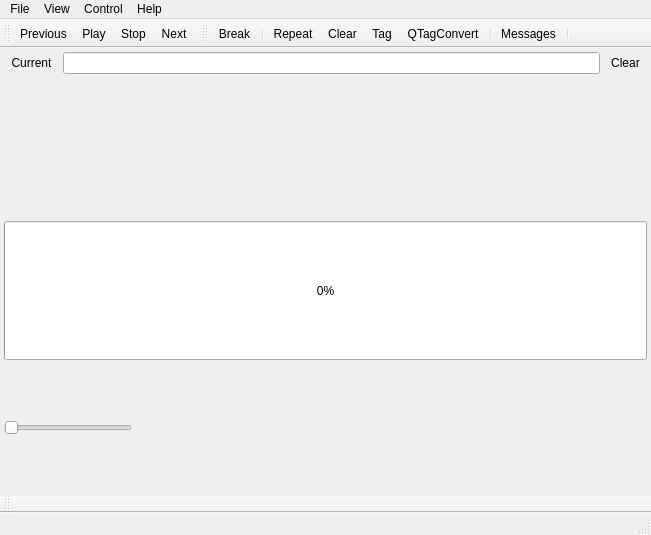
 <widget class="QMainWindow" name="CuberokClass">
  <property name="geometry">
   <rect>
    <x>0</x>
    <y>0</y>
    <width>651</width>
    <height>535</height>
   </rect>
  </property>
  <property name="windowTitle">
   <string>Cuberok</string>
  </property>
  <property name="windowIcon">
   <iconset resource="resource.qrc">
    <normaloff>:/icons/cuberok.png</normaloff>:/icons/cuberok.png</iconset>
  </property>
  <property name="dockNestingEnabled">
   <bool>true</bool>
  </property>
  <property name="dockOptions">
   <set>QMainWindow::AllowNestedDocks|QMainWindow::AllowTabbedDocks|QMainWindow::AnimatedDocks|QMainWindow::VerticalTabs</set>
  </property>
  <property name="unifiedTitleAndToolBarOnMac">
   <bool>true</bool>
  </property>
  <widget class="QWidget" name="centralwidget">
   <layout class="QVBoxLayout">
    <property name="spacing">
     <number>4</number>
    </property>
    <property name="margin">
     <number>4</number>
    </property>
    <item>
     <widget class="QFrame" name="frame">
      <property name="frameShape">
       <enum>QFrame::NoFrame</enum>
      </property>
      <property name="frameShadow">
       <enum>QFrame::Plain</enum>
      </property>
      <layout class="QHBoxLayout" name="horizontalLayout">
       <property name="spacing">
        <number>4</number>
       </property>
       <property name="margin">
        <number>0</number>
       </property>
       <item>
        <widget class="QToolButton" name="toolButton_findCurrent">
         <property name="toolTip">
          <string>Find current song</string>
         </property>
         <property name="statusTip">
          <string>Find now playing song</string>
         </property>
         <property name="text">
          <string>Current</string>
         </property>
         <property name="icon">
          <iconset resource="resource.qrc">
           <normaloff>:/icons/next.png</normaloff>:/icons/next.png</iconset>
         </property>
         <property name="autoRaise">
          <bool>true</bool>
         </property>
        </widget>
       </item>
       <item>
        <widget class="QLineEdit" name="filterLineEdit2">
         <property name="toolTip">
          <string>Enter search substring</string>
         </property>
         <property name="statusTip">
          <string>Enter search substring</string>
         </property>
        </widget>
       </item>
       <item>
        <widget class="QToolButton" name="filterClearButton">
         <property name="toolTip">
          <string>Reset filter</string>
         </property>
         <property name="statusTip">
          <string>Reset filter</string>
         </property>
         <property name="text">
          <string>Clear</string>
         </property>
         <property name="icon">
          <iconset resource="resource.qrc">
           <normaloff>:/icons/clear_filter.png</normaloff>:/icons/clear_filter.png</iconset>
         </property>
         <property name="autoRaise">
          <bool>true</bool>
         </property>
        </widget>
       </item>
      </layout>
     </widget>
    </item>
    <item>
     <widget class="PlaylistContainer" name="listView" native="true">
      <property name="sizePolicy">
       <sizepolicy hsizetype="Expanding" vsizetype="Expanding">
        <horstretch>0</horstretch>
        <verstretch>0</verstretch>
       </sizepolicy>
      </property>
      <property name="contextMenuPolicy">
       <enum>Qt::ActionsContextMenu</enum>
      </property>
      <property name="acceptDrops">
       <bool>true</bool>
      </property>
      <property name="dragEnabled" stdset="0">
       <bool>true</bool>
      </property>
      <property name="sortingEnabled" stdset="0">
       <bool>true</bool>
      </property>
      <property name="batchSize" stdset="0">
       <number>100</number>
      </property>
      <addaction name="actionNewPlaylist"/>
      <addaction name="actionLoadPlaylist"/>
      <addaction name="actionSavePlaylist"/>
      <addaction name="actionClosePlaylist"/>
     </widget>
    </item>
    <item>
     <widget class="ProgressBar" name="progressBar">
      <property name="sizePolicy">
       <sizepolicy hsizetype="Expanding" vsizetype="Expanding">
        <horstretch>0</horstretch>
        <verstretch>0</verstretch>
       </sizepolicy>
      </property>
      <property name="minimumSize">
       <size>
        <width>16</width>
        <height>16</height>
       </size>
      </property>
      <property name="maximum">
       <number>1000</number>
      </property>
      <property name="value">
       <number>0</number>
      </property>
      <property name="alignment">
       <set>Qt::AlignCenter</set>
      </property>
     </widget>
    </item>
    <item>
     <widget class="QSlider" name="volumeSlider">
      <property name="sizePolicy">
       <sizepolicy hsizetype="Preferred" vsizetype="Expanding">
        <horstretch>0</horstretch>
        <verstretch>0</verstretch>
       </sizepolicy>
      </property>
      <property name="minimumSize">
       <size>
        <width>16</width>
        <height>16</height>
       </size>
      </property>
      <property name="maximumSize">
       <size>
        <width>128</width>
        <height>128</height>
       </size>
      </property>
      <property name="maximum">
       <number>100</number>
      </property>
      <property name="orientation">
       <enum>Qt::Horizontal</enum>
      </property>
     </widget>
    </item>
   </layout>
  </widget>
  <widget class="QMenuBar" name="menubar">
   <property name="geometry">
    <rect>
     <x>0</x>
     <y>0</y>
     <width>651</width>
     <height>18</height>
    </rect>
   </property>
   <property name="defaultUp">
    <bool>false</bool>
   </property>
   <widget class="QMenu" name="menuFile">
    <property name="tearOffEnabled">
     <bool>true</bool>
    </property>
    <property name="title">
     <string>File</string>
    </property>
    <property name="separatorsCollapsible">
     <bool>true</bool>
    </property>
    <addaction name="actionOpenUrl"/>
    <addaction name="actionNewPlaylist"/>
    <addaction name="actionLoadPlaylist"/>
    <addaction name="actionSavePlaylist"/>
    <addaction name="actionClosePlaylist"/>
    <addaction name="actionSettings"/>
    <addaction name="separator"/>
    <addaction name="actionExit"/>
   </widget>
   <widget class="QMenu" name="menuHelp">
    <property name="tearOffEnabled">
     <bool>true</bool>
    </property>
    <property name="title">
     <string>Help</string>
    </property>
    <property name="separatorsCollapsible">
     <bool>true</bool>
    </property>
    <addaction name="actionAbout"/>
    <addaction name="actionAboutQt"/>
    <addaction name="actionHelp"/>
    <addaction name="actionCuberok_online"/>
   </widget>
   <widget class="QMenu" name="menuControl">
    <property name="tearOffEnabled">
     <bool>true</bool>
    </property>
    <property name="title">
     <string>Control</string>
    </property>
    <property name="separatorsCollapsible">
     <bool>true</bool>
    </property>
    <addaction name="actionPrev"/>
    <addaction name="actionPlayPause"/>
    <addaction name="actionStop"/>
    <addaction name="actionNext"/>
    <addaction name="separator"/>
    <addaction name="separator"/>
    <addaction name="actionClear_playlist"/>
   </widget>
   <widget class="QMenu" name="menuView">
    <property name="tearOffEnabled">
     <bool>true</bool>
    </property>
    <property name="title">
     <string>View</string>
    </property>
    <property name="separatorsCollapsible">
     <bool>true</bool>
    </property>
    <widget class="QMenu" name="menuColumns">
     <property name="tearOffEnabled">
      <bool>true</bool>
     </property>
     <property name="title">
      <string>Columns</string>
     </property>
     <property name="separatorsCollapsible">
      <bool>true</bool>
     </property>
     <addaction name="actionViewQueue"/>
     <addaction name="actionViewNumber"/>
     <addaction name="actionViewFile"/>
     <addaction name="actionViewTrack"/>
     <addaction name="actionViewTitle"/>
     <addaction name="actionViewArtist"/>
     <addaction name="actionViewAlbum"/>
     <addaction name="actionViewGenre"/>
     <addaction name="actionViewYear"/>
     <addaction name="actionViewComment"/>
     <addaction name="actionViewLength"/>
     <addaction name="actionViewRating"/>
    </widget>
    <addaction name="menuColumns"/>
    <addaction name="actionLookFeel"/>
    <addaction name="actionConsole"/>
    <addaction name="separator"/>
   </widget>
   <addaction name="menuFile"/>
   <addaction name="menuView"/>
   <addaction name="menuControl"/>
   <addaction name="menuHelp"/>
  </widget>
  <widget class="QStatusBar" name="statusbar"/>
  <widget class="QToolBar" name="toolBar">
   <property name="windowTitle">
    <string>Playing Controls</string>
   </property>
   <attribute name="toolBarArea">
    <enum>TopToolBarArea</enum>
   </attribute>
   <attribute name="toolBarBreak">
    <bool>false</bool>
   </attribute>
   <addaction name="actionPrev"/>
   <addaction name="actionPlayPause"/>
   <addaction name="actionStop"/>
   <addaction name="actionNext"/>
  </widget>
  <widget class="QToolBar" name="toolBar_2">
   <property name="windowTitle">
    <string>Playlist Controls</string>
   </property>
   <attribute name="toolBarArea">
    <enum>TopToolBarArea</enum>
   </attribute>
   <attribute name="toolBarBreak">
    <bool>false</bool>
   </attribute>
   <addaction name="actionBreak"/>
   <addaction name="separator"/>
   <addaction name="actionRepeat"/>
   <addaction name="actionClear_playlist"/>
   <addaction name="actionEditTag"/>
   <addaction name="actionQTagConvert"/>
   <addaction name="separator"/>
   <addaction name="actionConsole"/>
   <addaction name="separator"/>
  </widget>
  <widget class="QToolBar" name="toolBar_3">
   <property name="windowTitle">
    <string>Track Controls</string>
   </property>
   <attribute name="toolBarArea">
    <enum>BottomToolBarArea</enum>
   </attribute>
   <attribute name="toolBarBreak">
    <bool>false</bool>
   </attribute>
  </widget>
  <action name="actionAbout">
   <property name="icon">
    <iconset resource="resource.qrc">
     <normaloff>:/icons/cuberok.png</normaloff>:/icons/cuberok.png</iconset>
   </property>
   <property name="text">
    <string>About</string>
   </property>
   <property name="statusTip">
    <string>About dialog</string>
   </property>
   <property name="shortcut">
    <string>Alt+F1</string>
   </property>
   <property name="shortcutContext">
    <enum>Qt::ApplicationShortcut</enum>
   </property>
   <property name="menuRole">
    <enum>QAction::AboutRole</enum>
   </property>
  </action>
  <action name="actionBreak">
   <property name="checkable">
    <bool>false</bool>
   </property>
   <property name="icon">
    <iconset resource="resource.qrc">
     <normaloff>:/icons/star.png</normaloff>:/icons/star.png</iconset>
   </property>
   <property name="text">
    <string>Break</string>
   </property>
   <property name="statusTip">
    <string>Cancel task</string>
   </property>
  </action>
  <action name="actionPrev">
   <property name="icon">
    <iconset resource="resource.qrc">
     <normaloff>:/icons/butt_backward.png</normaloff>:/icons/butt_backward.png</iconset>
   </property>
   <property name="text">
    <string>Previous</string>
   </property>
   <property name="iconText">
    <string>Previous</string>
   </property>
   <property name="toolTip">
    <string>Previous track</string>
   </property>
   <property name="statusTip">
    <string>Previous track</string>
   </property>
   <property name="shortcut">
    <string>Alt+Z</string>
   </property>
   <property name="shortcutContext">
    <enum>Qt::ApplicationShortcut</enum>
   </property>
  </action>
  <action name="actionNext">
   <property name="icon">
    <iconset resource="resource.qrc">
     <normaloff>:/icons/butt_forward.png</normaloff>:/icons/butt_forward.png</iconset>
   </property>
   <property name="text">
    <string>Next</string>
   </property>
   <property name="iconText">
    <string>Next</string>
   </property>
   <property name="toolTip">
    <string>Next track</string>
   </property>
   <property name="statusTip">
    <string>Next track</string>
   </property>
   <property name="shortcut">
    <string>Alt+V</string>
   </property>
   <property name="shortcutContext">
    <enum>Qt::ApplicationShortcut</enum>
   </property>
  </action>
  <action name="actionPlayPause">
   <property name="icon">
    <iconset resource="resource.qrc">
     <normaloff>:/icons/butt_play.png</normaloff>:/icons/butt_play.png</iconset>
   </property>
   <property name="text">
    <string>Play</string>
   </property>
   <property name="iconText">
    <string>Play</string>
   </property>
   <property name="toolTip">
    <string>Play track</string>
   </property>
   <property name="statusTip">
    <string>Play track</string>
   </property>
   <property name="shortcut">
    <string>Alt+X</string>
   </property>
   <property name="shortcutContext">
    <enum>Qt::ApplicationShortcut</enum>
   </property>
  </action>
  <action name="actionExit">
   <property name="icon">
    <iconset resource="resource.qrc">
     <normaloff>:/icons/quit.png</normaloff>:/icons/quit.png</iconset>
   </property>
   <property name="text">
    <string>Exit</string>
   </property>
   <property name="statusTip">
    <string>Close the program</string>
   </property>
   <property name="shortcut">
    <string>Ctrl+Q</string>
   </property>
  </action>
  <action name="actionClear_playlist">
   <property name="icon">
    <iconset resource="resource.qrc">
     <normaloff>:/icons/clearlist.png</normaloff>:/icons/clearlist.png</iconset>
   </property>
   <property name="text">
    <string>Clear playlist</string>
   </property>
   <property name="iconText">
    <string>Clear</string>
   </property>
   <property name="statusTip">
    <string>Clear playlist</string>
   </property>
   <property name="shortcut">
    <string>Ctrl+L</string>
   </property>
  </action>
  <action name="actionViewFile">
   <property name="checkable">
    <bool>true</bool>
   </property>
   <property name="checked">
    <bool>false</bool>
   </property>
   <property name="text">
    <string>File</string>
   </property>
  </action>
  <action name="actionViewTrack">
   <property name="checkable">
    <bool>true</bool>
   </property>
   <property name="checked">
    <bool>false</bool>
   </property>
   <property name="text">
    <string>Track</string>
   </property>
  </action>
  <action name="actionViewTitle">
   <property name="checkable">
    <bool>true</bool>
   </property>
   <property name="checked">
    <bool>false</bool>
   </property>
   <property name="text">
    <string>Title</string>
   </property>
  </action>
  <action name="actionViewArtist">
   <property name="checkable">
    <bool>true</bool>
   </property>
   <property name="checked">
    <bool>false</bool>
   </property>
   <property name="text">
    <string>Artist</string>
   </property>
  </action>
  <action name="actionViewAlbum">
   <property name="checkable">
    <bool>true</bool>
   </property>
   <property name="checked">
    <bool>false</bool>
   </property>
   <property name="text">
    <string>Album</string>
   </property>
  </action>
  <action name="actionViewGenre">
   <property name="checkable">
    <bool>true</bool>
   </property>
   <property name="checked">
    <bool>false</bool>
   </property>
   <property name="text">
    <string>Genre</string>
   </property>
  </action>
  <action name="actionViewYear">
   <property name="checkable">
    <bool>true</bool>
   </property>
   <property name="checked">
    <bool>false</bool>
   </property>
   <property name="text">
    <string>Year</string>
   </property>
  </action>
  <action name="actionViewComment">
   <property name="checkable">
    <bool>true</bool>
   </property>
   <property name="checked">
    <bool>false</bool>
   </property>
   <property name="text">
    <string>Comment</string>
   </property>
  </action>
  <action name="actionViewLength">
   <property name="checkable">
    <bool>true</bool>
   </property>
   <property name="checked">
    <bool>false</bool>
   </property>
   <property name="text">
    <string>Length</string>
   </property>
  </action>
  <action name="actionEditTag">
   <property name="icon">
    <iconset resource="resource.qrc">
     <normaloff>:/icons/edittag.png</normaloff>:/icons/edittag.png</iconset>
   </property>
   <property name="text">
    <string>Edit Tag</string>
   </property>
   <property name="iconText">
    <string>Tag</string>
   </property>
   <property name="toolTip">
    <string>Edit Tag</string>
   </property>
   <property name="statusTip">
    <string>Edit tags</string>
   </property>
  </action>
  <action name="actionNewPlaylist">
   <property name="icon">
    <iconset resource="resource.qrc">
     <normaloff>:/icons/newtab.png</normaloff>:/icons/newtab.png</iconset>
   </property>
   <property name="text">
    <string>New playlist</string>
   </property>
   <property name="statusTip">
    <string>Create new playlist</string>
   </property>
   <property name="shortcut">
    <string>Ctrl+T</string>
   </property>
  </action>
  <action name="actionClosePlaylist">
   <property name="icon">
    <iconset resource="resource.qrc">
     <normaloff>:/icons/deltab.png</normaloff>:/icons/deltab.png</iconset>
   </property>
   <property name="text">
    <string>Close playlist</string>
   </property>
   <property name="statusTip">
    <string>Close current playlist</string>
   </property>
   <property name="shortcut">
    <string>Ctrl+W</string>
   </property>
  </action>
  <action name="actionLookFeel">
   <property name="icon">
    <iconset resource="resource.qrc">
     <normaloff>:/icons/looknfeel.png</normaloff>:/icons/looknfeel.png</iconset>
   </property>
   <property name="text">
    <string>Look and Feel</string>
   </property>
  </action>
  <action name="actionStop">
   <property name="icon">
    <iconset resource="resource.qrc">
     <normaloff>:/icons/butt_stop.png</normaloff>:/icons/butt_stop.png</iconset>
   </property>
   <property name="text">
    <string>Stop</string>
   </property>
   <property name="iconText">
    <string>Stop</string>
   </property>
   <property name="statusTip">
    <string>Stop</string>
   </property>
   <property name="shortcut">
    <string>Alt+C</string>
   </property>
   <property name="shortcutContext">
    <enum>Qt::ApplicationShortcut</enum>
   </property>
  </action>
  <action name="actionSavePlaylist">
   <property name="icon">
    <iconset resource="resource.qrc">
     <normaloff>:/icons/save.png</normaloff>:/icons/save.png</iconset>
   </property>
   <property name="text">
    <string>Save playlist</string>
   </property>
   <property name="toolTip">
    <string>Save playlist into file</string>
   </property>
   <property name="statusTip">
    <string>Save playlist into file</string>
   </property>
   <property name="shortcut">
    <string>Ctrl+S</string>
   </property>
  </action>
  <action name="actionLoadPlaylist">
   <property name="icon">
    <iconset resource="resource.qrc">
     <normaloff>:/icons/open.png</normaloff>:/icons/open.png</iconset>
   </property>
   <property name="text">
    <string>Open playlist</string>
   </property>
   <property name="toolTip">
    <string>Load playlist from a file</string>
   </property>
   <property name="statusTip">
    <string>Load playlist from a file</string>
   </property>
   <property name="shortcut">
    <string>Ctrl+O</string>
   </property>
  </action>
  <action name="actionAboutQt">
   <property name="icon">
    <iconset resource="resource.qrc">
     <normaloff>:/icons/qt.png</normaloff>:/icons/qt.png</iconset>
   </property>
   <property name="text">
    <string>About Qt</string>
   </property>
   <property name="statusTip">
    <string>About Qt</string>
   </property>
  </action>
  <action name="actionViewRating">
   <property name="checkable">
    <bool>true</bool>
   </property>
   <property name="checked">
    <bool>false</bool>
   </property>
   <property name="text">
    <string>Rating</string>
   </property>
  </action>
  <action name="actionSettings">
   <property name="icon">
    <iconset resource="resource.qrc">
     <normaloff>:/icons/settings.png</normaloff>:/icons/settings.png</iconset>
   </property>
   <property name="text">
    <string>Preferences</string>
   </property>
   <property name="statusTip">
    <string>Preferences</string>
   </property>
   <property name="shortcut">
    <string>Ctrl+P</string>
   </property>
  </action>
  <action name="actionOpenUrl">
   <property name="icon">
    <iconset resource="resource.qrc">
     <normaloff>:/icons/open.png</normaloff>:/icons/open.png</iconset>
   </property>
   <property name="text">
    <string>Open Url</string>
   </property>
   <property name="statusTip">
    <string>Open Url</string>
   </property>
   <property name="shortcut">
    <string>Ctrl+I</string>
   </property>
  </action>
  <action name="actionConsole">
   <property name="icon">
    <iconset resource="resource.qrc">
     <normaloff>:/icons/console.png</normaloff>:/icons/console.png</iconset>
   </property>
   <property name="text">
    <string>Messages</string>
   </property>
   <property name="statusTip">
    <string>Show system log</string>
   </property>
  </action>
  <action name="actionLibrarySQLPlaylist">
   <property name="checkable">
    <bool>true</bool>
   </property>
   <property name="icon">
    <iconset resource="resource.qrc">
     <normaloff>:/icons/sql.png</normaloff>:/icons/sql.png</iconset>
   </property>
   <property name="text">
    <string>View SQL Playlists</string>
   </property>
   <property name="statusTip">
    <string>Show SQL playlists</string>
   </property>
  </action>
  <action name="actionLibraryRegularPlaylist">
   <property name="checkable">
    <bool>true</bool>
   </property>
   <property name="icon">
    <iconset resource="resource.qrc">
     <normaloff>:/icons/def_list.png</normaloff>:/icons/def_list.png</iconset>
   </property>
   <property name="text">
    <string>View Regular Playlists</string>
   </property>
   <property name="statusTip">
    <string>Show regular playlists</string>
   </property>
  </action>
  <action name="actionSQLListEdit">
   <property name="icon">
    <iconset resource="resource.qrc">
     <normaloff>:/icons/edittag.png</normaloff>:/icons/edittag.png</iconset>
   </property>
   <property name="text">
    <string>Edit SQL Playist</string>
   </property>
   <property name="statusTip">
    <string>Edit SQL Playist</string>
   </property>
  </action>
  <action name="actionQTagConvert">
   <property name="icon">
    <iconset resource="resource.qrc">
     <normaloff>:/icons/qtagconvert.png</normaloff>:/icons/qtagconvert.png</iconset>
   </property>
   <property name="text">
    <string>QTagConvert</string>
   </property>
   <property name="toolTip">
    <string>Edit tags with QTagConvert</string>
   </property>
   <property name="statusTip">
    <string>Edit tags with QTagConvert</string>
   </property>
  </action>
  <action name="actionMute">
   <property name="checkable">
    <bool>true</bool>
   </property>
   <property name="icon">
    <iconset resource="resource.qrc">
     <normaloff>:/icons/volume.png</normaloff>:/icons/volume.png</iconset>
   </property>
   <property name="text">
    <string>Mute</string>
   </property>
   <property name="toolTip">
    <string>Mute</string>
   </property>
   <property name="statusTip">
    <string>Mute</string>
   </property>
   <property name="shortcut">
    <string>Ctrl+M</string>
   </property>
  </action>
  <action name="actionViewNumber">
   <property name="checkable">
    <bool>true</bool>
   </property>
   <property name="text">
    <string>Number</string>
   </property>
   <property name="toolTip">
    <string>Number</string>
   </property>
  </action>
  <action name="actionViewQueue">
   <property name="checkable">
    <bool>true</bool>
   </property>
   <property name="text">
    <string>Queue</string>
   </property>
   <property name="toolTip">
    <string>Queue position</string>
   </property>
  </action>
  <action name="actionViewType">
   <property name="checkable">
    <bool>true</bool>
   </property>
   <property name="text">
    <string>Type</string>
   </property>
  </action>
  <action name="actionHelp">
   <property name="icon">
    <iconset resource="resource.qrc">
     <normaloff>:/icons/antistar.png</normaloff>:/icons/antistar.png</iconset>
   </property>
   <property name="text">
    <string>Help</string>
   </property>
   <property name="shortcut">
    <string>F1</string>
   </property>
   <property name="shortcutContext">
    <enum>Qt::ApplicationShortcut</enum>
   </property>
  </action>
  <action name="actionCuberok_online">
   <property name="icon">
    <iconset resource="resource.qrc">
     <normaloff>:/icons/internet.png</normaloff>:/icons/internet.png</iconset>
   </property>
   <property name="text">
    <string>Cuberok online</string>
   </property>
  </action>
  <action name="actionRepeat">
   <property name="checkable">
    <bool>true</bool>
   </property>
   <property name="icon">
    <iconset resource="resource.qrc">
     <normaloff>:/icons/repeat_mode.png</normaloff>:/icons/repeat_mode.png</iconset>
   </property>
   <property name="text">
    <string>Repeat</string>
   </property>
   <property name="toolTip">
    <string>Repeat mode</string>
   </property>
  </action>
  <action name="actionPlaySongMode">
   <property name="checkable">
    <bool>true</bool>
   </property>
   <property name="icon">
    <iconset resource="resource.qrc">
     <normaloff>:/icons/def_song.png</normaloff>:/icons/def_song.png</iconset>
   </property>
   <property name="text">
    <string>Song mode</string>
   </property>
   <property name="toolTip">
    <string>Play one song</string>
   </property>
  </action>
  <action name="actionPlayAlbumMode">
   <property name="checkable">
    <bool>true</bool>
   </property>
   <property name="icon">
    <iconset resource="resource.qrc">
     <normaloff>:/icons/def_album.png</normaloff>:/icons/def_album.png</iconset>
   </property>
   <property name="text">
    <string>Album mode</string>
   </property>
   <property name="toolTip">
    <string>Play albums</string>
   </property>
  </action>
  <action name="actionPlayListMode">
   <property name="checkable">
    <bool>true</bool>
   </property>
   <property name="icon">
    <iconset resource="resource.qrc">
     <normaloff>:/icons/def_list.png</normaloff>:/icons/def_list.png</iconset>
   </property>
   <property name="text">
    <string>Playlist mode</string>
   </property>
   <property name="toolTip">
    <string>Play whole playlist</string>
   </property>
  </action>
  <action name="actionOrderedMode">
   <property name="checkable">
    <bool>true</bool>
   </property>
   <property name="icon">
    <iconset resource="resource.qrc">
     <normaloff>:/icons/continue_mode.png</normaloff>:/icons/continue_mode.png</iconset>
   </property>
   <property name="text">
    <string>Ordered</string>
   </property>
   <property name="toolTip">
    <string>Ordered playing</string>
   </property>
  </action>
  <action name="actionShuffleMode">
   <property name="checkable">
    <bool>true</bool>
   </property>
   <property name="icon">
    <iconset resource="resource.qrc">
     <normaloff>:/icons/shuffle_mode.png</normaloff>:/icons/shuffle_mode.png</iconset>
   </property>
   <property name="text">
    <string>Shuffle</string>
   </property>
   <property name="toolTip">
    <string>Shuffle playing</string>
   </property>
  </action>
  <action name="actionRandomMode">
   <property name="checkable">
    <bool>true</bool>
   </property>
   <property name="icon">
    <iconset resource="resource.qrc">
     <normaloff>:/icons/random_mode.png</normaloff>:/icons/random_mode.png</iconset>
   </property>
   <property name="text">
    <string>Random</string>
   </property>
   <property name="toolTip">
    <string>Random playing</string>
   </property>
  </action>
 </widget>
